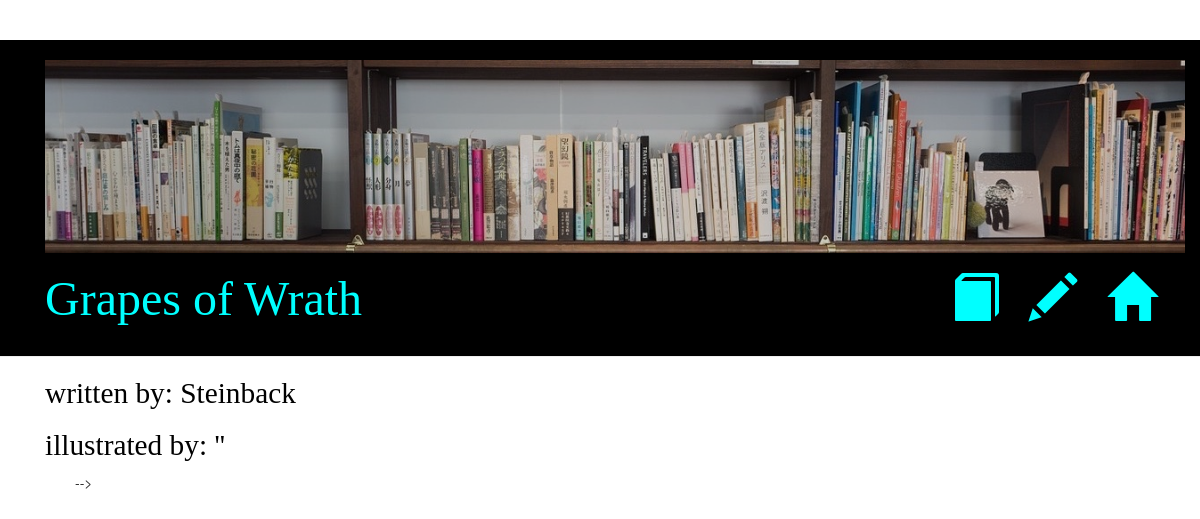
The app's page /reviews/book/2/ (signed in) with its own data.
### readings/models.py (models this page shows, shortened)
class Book(models.Model):
    name = models.CharField(max_length=200)
    author = models.CharField(max_length=50)
    illustrator = models.CharField(max_length=50,blank=True)
    publisher = models.CharField(max_length=50,blank=True)
    year = models.IntegerField(default=datetime.datetime.now().year,blank=True)
    wiki_page = models.CharField(max_length=100, blank=True,  validators=[URLValidator()])
    number_of_pages = models.IntegerField(blank=True)

### readings/views.py (the view)
# urls.py: url(r'^book/(?P<book_id>\d+)/$', views.book_detail, name='book_detail'),
def book_detail(request, book_id):
    book = get_object_or_404(Book, id=book_id)
    return render(request, 'readings/book_detail.html', {'book': book})

### readings/templates/readings/book_detail.html
{% extends 'readings/base.html' %}
{% block title%}
    <h1>
        <a href="">{{ book.name }}</a>
    </h1>
{% endblock %}
{% block sub_title %}
    <h2 class="sub-title">written by: {{book.author}} </h2>
    <h2 class="sub-title">illustrated by: {{book.illustrator}} </h2>
{% endblock %}

### readings/static/css/readings.css (style rules this page uses)
h1 a { color: #aaA505; }
h1, h2, h3, h4 { font-family: 'Lobster', cursive; }
.page-header h1, .page-header h1 a, .page-header h1 a:visited, .page-header h1 a:active .page-header a { color: aqua; font-size: 36pt; text-decoration: none; }
.sub-header h2 { color: black; font-size: 30 pt; text-decoration: none; font-family: 'Libre Baskerville', cursive; }
.sub-title { background-color: #ffffff; font-family: "Times New Roman", Times, serif; font-size: 22pt; padding: 0px 0px 0px 20px; margin-left: 15px; padding-left:30px }

### records on screen
Book: name "Grapes of Wrath", author "Steinback", illustrator "''"
